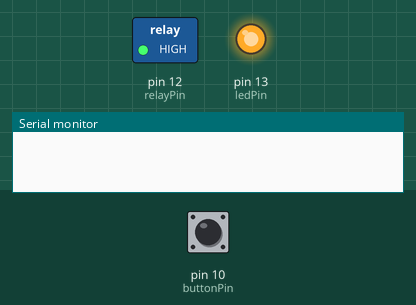
Simulated run of this sketch. Board: Arduino Uno, built with avr-gcc and run on an emulated ATmega328P. Shown: switched loads named in the sketch (green lamp = pin HIGH), output pins drawn as LEDs (lit = HIGH), the last lines printed to the serial monitor. Inputs (shaded band) come from the test bench; at power-on: pin 10 (buttonPin) LOW.

Above: at 0.9 s.
At 2.5 s:
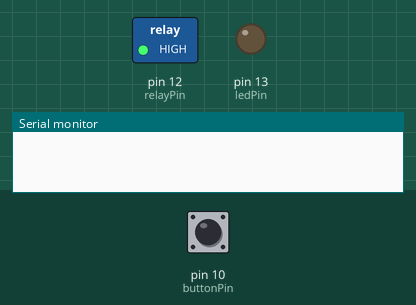
2.6 s: pin 10 (buttonPin) pulled HIGH for 0.15 s
At 3.5 s:
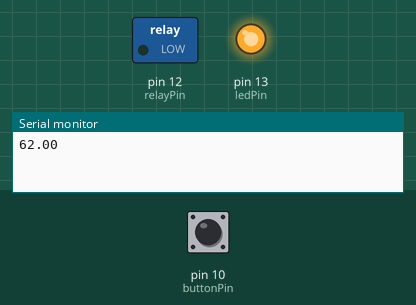
Timing chart, 0 to 5.6 s (numbered marks = the images above; inputs shaded):
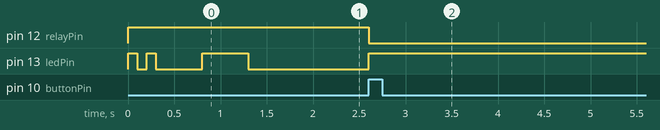

Measured:
- after the input at 2.6 s, pin 12 (relayPin): HIGH → LOW at once; pin 13 (ledPin): LOW → HIGH at once

The sketch:

PotTimerButton.ino
```cpp
const int buttonPin = 10;
const int ledPin = 13;
const int relayPin = 12;
const int potPin = A0;
const int minTime = 5;
const int maxTime = 120;

int buttonState = 0;
int potState = 0;
bool relayState = false;
float relayOnStart = 0;
float relayOnEnd = 0;
float delayTime = 0;

void setup() {
  Serial.begin(9600);
  pinMode(buttonPin, INPUT);
  pinMode(potPin, INPUT);
  pinMode(ledPin, OUTPUT);
  pinMode(relayPin, OUTPUT);
  digitalWrite(relayPin, HIGH); //reverse

  digitalWrite(ledPin, HIGH);
  delay(100);
  digitalWrite(ledPin, LOW);
  delay(100);
  digitalWrite(ledPin, HIGH);
  delay(100);
  digitalWrite(ledPin, LOW);

  delay(500);
  digitalWrite(ledPin, HIGH);
  delay(500);
  digitalWrite(ledPin, LOW);
}

void loop() {
  buttonState = digitalRead(buttonPin);

  if (buttonState == HIGH) {
    relayState = true;
  }

  if (relayState) {
    if (relayOnStart == 0) {
      potState = analogRead(potPin);
      relayOnStart = millis();
      relayOnEnd = map(potState, 1023, 0, minTime, maxTime) * 1000 + relayOnStart;
      Serial.println((relayOnEnd - relayOnStart) / 1000);

      digitalWrite(ledPin, HIGH);
      digitalWrite(relayPin, LOW);

    } else if (relayOnStart < relayOnEnd) {
      relayOnStart += millis() - relayOnStart;

    } else {
      digitalWrite(ledPin, LOW);
      digitalWrite(relayPin, HIGH);
      relayOnEnd = 0;
      relayOnStart = 0;
      relayState = false;
    }
  }
}
```
